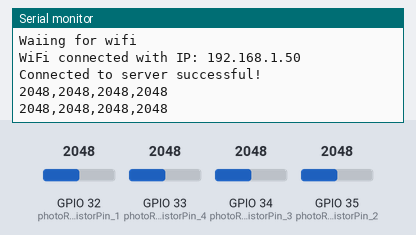
The sketch below on a simulated ESP32. On the bench: the last lines printed to the serial monitor. The inputs (shaded band) are chosen by the test bench; at power-on: GPIO 32 (photoResistorPin_1) = 2048, GPIO 33 (photoResistorPin_4) = 2048, GPIO 34 (photoResistorPin_3) = 2048, GPIO 35 (photoResistorPin_2) = 2048. WiFi joins after 1.5 s; servers stay silent unless stated.

Above: at 2.9 s.
3.0 s: GPIO 32 (photoResistorPin_1) set to 2866
At 4.3 s:
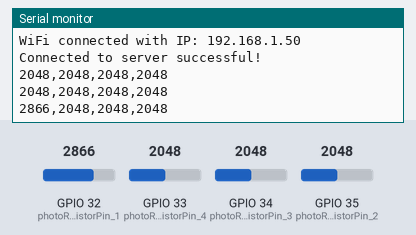
4.5 s: GPIO 33 (photoResistorPin_4) set to 2866
At 5.3 s:
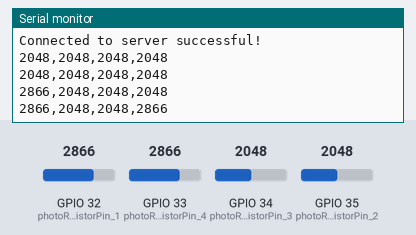
6.0 s: GPIO 34 (photoResistorPin_3) set to 2866
At 7.3 s:
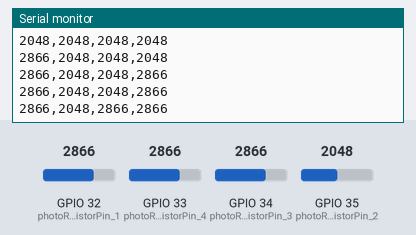
7.5 s: GPIO 35 (photoResistorPin_2) set to 2866
At 8.5 s:
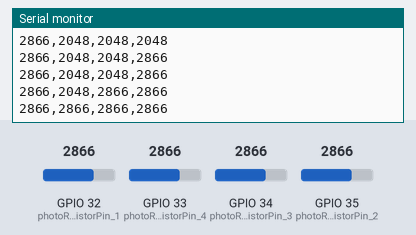
9.0 s: GPIO 32 (photoResistorPin_1) set to 3972
At 10.3 s:
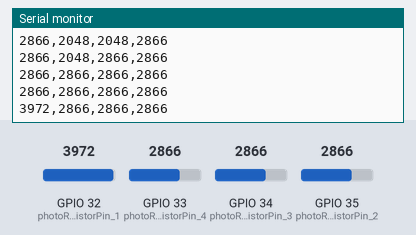
10.5 s: GPIO 33 (photoResistorPin_4) set to 3972
At 11.2 s:
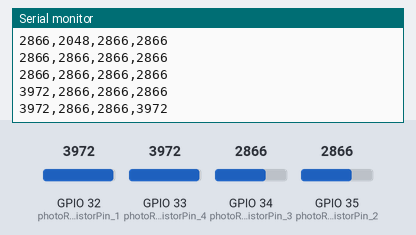
Timing chart, 0 to 13.0 s (numbered marks = the images above; inputs shaded):
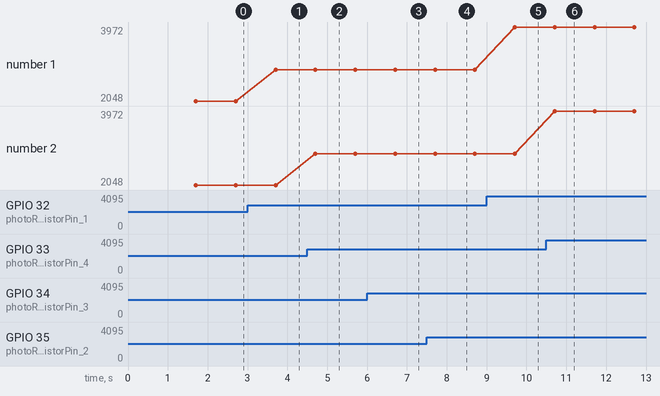

The sketch:

atlar.ino
```cpp
#include <WiFi.h>
#include <Wire.h>
const int photoResistorPin_1 = 32; //red (big)
const int photoResistorPin_2 = 35; //green (right)
const int photoResistorPin_3 = 34; //brown (left)
const int photoResistorPin_4 = 33; //yellow (middle)

// network
const char* wifi = "radiohaus"; //CHANGE TO YOUR CURRENT WIFI
const char* password = "dw1ghtstr33t!";
const char* server_ip = "10.0.0.121"; //CHANGE TO YOUR RPI'S CURRENT IP
const int server_port = 12346; //defined in pythonscript
WiFiClient client;

// global variables
int lightVal_1;   // light reading
int lightVal_2;
int lightVal_3;
int lightVal_4;
int sumSmallLights;
int sumLightVal = 0; // sum of light readings over 5 seconds


void setup() {
  Serial.begin(115200);

  WiFi.begin(wifi, password);
  while (WiFi.status() != WL_CONNECTED) {
    delay(500);
    Serial.println("Waiing for wifi");
  }

  Serial.print("WiFi connected with IP: ");
  Serial.println(WiFi.localIP());


  if (!client.connect(server_ip, server_port)) {
    Serial.println("Connection to host failed");
    delay(1000);
    return;
  }

  Serial.println("Connected to server successful!");
}

void loop() {
  // startTime = millis(); // initialize start time
  lightVal_1 = analogRead(photoResistorPin_1); // read the current light levels
  lightVal_2 = analogRead(photoResistorPin_2);
  lightVal_3 = analogRead(photoResistorPin_3);
  lightVal_4 = analogRead(photoResistorPin_4);

  // Replace values greater than 4000 with ambient light value (ignore flame from lighter)
  if (lightVal_2 > 4000) lightVal_2 = 800;
  if (lightVal_3 > 4000) lightVal_3 = 1000;
  if (lightVal_4 > 4000) lightVal_4 = 400;

  sumSmallLights = lightVal_2 + lightVal_3 + lightVal_4;

  //check individual values in serial output
  String values = String(lightVal_1) + "," + String(lightVal_2) + "," + String(lightVal_3) + "," + String(lightVal_4);
  Serial.println(values);

  String output = String(lightVal_1) + "," + String(sumSmallLights) + "\n";
  client.print(output);

  delay(1000); // wait 1000 ms between readings

}
```

Measured:
- after the input at 3.0 s, the serial monitor: prints a new line after 0.70 s (image 1)
- after the input at 4.5 s, the serial monitor: prints a new line after 0.21 s (image 2)
- after the input at 6.0 s, the serial monitor: prints a new line after 0.71 s (image 3)
- after the input at 7.5 s, the serial monitor: prints a new line after 0.21 s (image 4)
- after the input at 9.0 s, the serial monitor: prints a new line after 0.71 s (image 5)
- after the input at 10.5 s, the serial monitor: prints a new line after 0.21 s (image 6)
- plotted number 1: 2048 → 2866 after the input at 3.0 s, 2866 → 3972 after the input at 9.0 s
